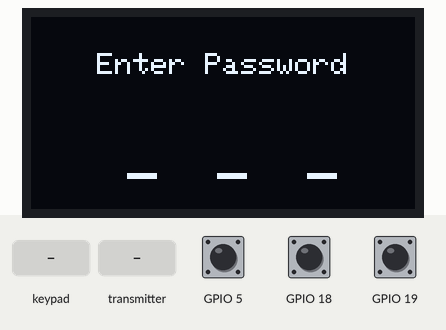
Simulated run of this sketch. Board: ESP32. Shown: 128×64 one-colour display. Inputs (shaded band) come from the test bench; at power-on: GPIO 5 HIGH, GPIO 18 HIGH, GPIO 19 HIGH. What the sketch prints to the serial monitor is not drawn.

Above: at 2.5 s.
2.6 s: keypad keys 1 4 7 pressed 0.4 s apart
At 2.84 s:
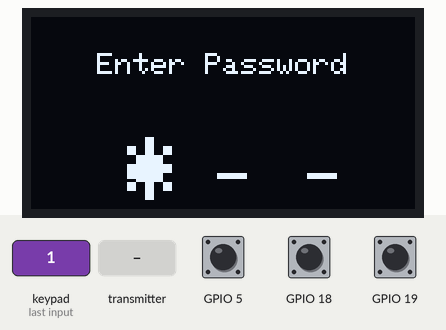
At 4.6 s:
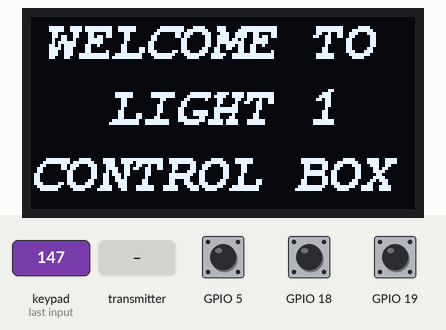
5.3 s: the transmitter starts sending onoff1 = 1
8.3 s: keypad keys 1 3 1 pressed 0.4 s apart
At 10.87 s:
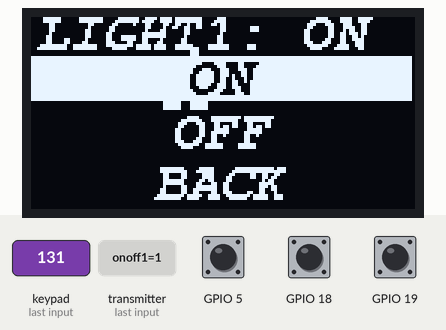
12.4 s: the transmitter starts sending onoff2 = 1
15.4 s: key 'S' pressed
18.4 s: GPIO 5 pulled LOW for 0.15 s
At 19.6 s:
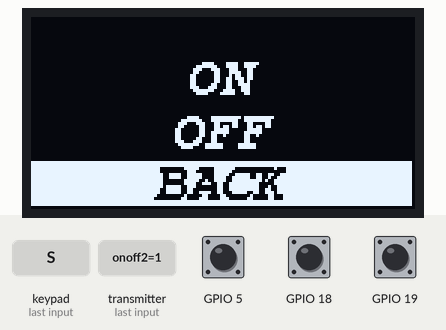
Timing chart, 0 to 21.0 s (numbered marks = the images above; inputs shaded):
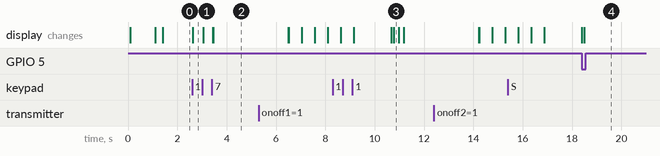

The sketch:

X2A.ino
```cpp
#include <esp_now.h>
#include <WiFi.h>
#include <Keypad.h>
#include <Adafruit_GFX.h>
#include <Adafruit_SSD1306.h>
#include <Fonts/FreeMonoBoldOblique9pt7b.h>

#define SCREEN_WIDTH 128
#define SCREEN_HEIGHT 64
#define OLED_RESET -1

#define Password_Length 4
char input[Password_Length];
char pass1[Password_Length] = "147";
char pass2[Password_Length] = "131";

const byte ROW_NUM = 4;
const byte COLUMN_NUM = 3;

char keys[ROW_NUM][COLUMN_NUM] = {
  { '1', '2', '3' },
  { '4', '5', '6' },
  { '7', '8', '9' },
  { 'S', '0', 'E' }
};

byte row_pins[ROW_NUM] = { 32, 33, 25, 26 };
byte col_pins[COLUMN_NUM] = { 27, 14, 12 };

Keypad customKeypad = Keypad(makeKeymap(keys), row_pins, col_pins, ROW_NUM, COLUMN_NUM);


uint8_t broadcastAddress[] = { 0xFF, 0xFF, 0xFF, 0xFF, 0xFF, 0xFF };

struct variable {
  int Pin = 0;
  int State = 0;
  int preState = 0;
  int onoff = 0;
};
variable UP;
variable DOWN;
variable SELECT;

int scroll = 0, count = 69;
Adafruit_SSD1306 display(SCREEN_WIDTH, SCREEN_HEIGHT, &Wire, OLED_RESET);

String success;

//Structure example to send data
//Must match the receiver structure
typedef struct struct_message {
  int onoff1 = 8;
  int onoff2 = 8;
  int state1 = 0;
  int state2 = 0;
  int Stateask1 = 0;
  int Stateask2 = 0;
};

struct_message Send;
struct_message incomingReadings;

esp_now_peer_info_t peerInfo;
int centerX = (SCREEN_WIDTH - 3) / 2;  // 3 accounts for the width of each underscore

// Callback when data is sent
void OnDataSent(const uint8_t *mac_addr, esp_now_send_status_t status) {
  Serial.print("\r\nLast Packet Send Status:\t");
  Serial.println(status == ESP_NOW_SEND_SUCCESS ? "Delivery Success" : "Delivery Fail");
  if (status == 0) {
    success = "Delivery Success :)";
  } else {
    success = "Delivery Fail :(";
  }
}

// Callback when data is received
void OnDataRecv(const uint8_t *mac, const uint8_t *incomingData, int len) {
  memcpy(&incomingReadings, incomingData, sizeof(incomingReadings));
  Serial.print("Bytes received: ");
}

void setup() {
  Serial.begin(115200);
  WiFi.mode(WIFI_STA);

  if (!display.begin(SSD1306_SWITCHCAPVCC, 0x3C)) {
    Serial.println(F("SSD1306 allocation failed"));
    for (;;)
      ;
  }
  UP.Pin = 5;
  DOWN.Pin = 18;
  SELECT.Pin = 19;
  pinMode(UP.Pin, INPUT_PULLUP);
  pinMode(DOWN.Pin, INPUT_PULLUP);
  pinMode(SELECT.Pin, INPUT_PULLUP);

  // Init ESP-NOW
  if (esp_now_init() != ESP_OK) {
    Serial.println("Error initializing ESP-NOW");
    return;
  }
  esp_now_register_send_cb(OnDataSent);

  // Register peer
  memcpy(peerInfo.peer_addr, broadcastAddress, 6);
  peerInfo.channel = 0;
  peerInfo.encrypt = false;

  // Add peer
  if (esp_now_add_peer(&peerInfo) != ESP_OK) {
    Serial.println("Failed to add peer");
    return;
  }
  // Register for a callback function that will be called when data is received
  esp_now_register_recv_cb(OnDataRecv);

  display.setFont(&FreeMonoBoldOblique9pt7b);
  display.clearDisplay();
  display.display();
  display.setTextSize(1);
  display.setTextColor(WHITE);
  display.setCursor(23, 23);
  display.println("Welcome to the");
  display.setCursor(5, 32);
  display.print("Fortress Of Solitude");
  display.display();
  delay(1000);
  display.clearDisplay();
  display.display();
  display.setTextSize(1);
  scroll = 0;
  Serial.print("scroll: ");
  Serial.println(scroll);
  delay(250);
}

void loop() {
  char key = customKeypad.getKey();
  if (key) {
    if (key == '0') {
      TV_HOME();
      scroll = 1;
    }
    if (key == 'S') {
      clearData();
    } else if (strlen(input) < Password_Length - 1) {
      input[strlen(input)] = key;
      if (strlen(input) == 1) {
        onestar();
      } else if (strlen(input) == 2) {
        twostar();
      } else if (strlen(input) == 3) {
        threestar();
      }
      display.setTextSize(1);
    }
  }

  {
    if (scroll != 0) {
      UP.State = digitalRead(UP.Pin);
      DOWN.State = digitalRead(DOWN.Pin);
      SELECT.State = digitalRead(SELECT.Pin);
      //UP
      {
        if (UP.State == LOW && UP.preState == 0) {
          count--;
          UP.preState = 1;
          scroll = (count % 3) + 1;
          Serial.print("scroll: ");
          Serial.println(scroll);

        } else if (UP.State == HIGH) {
          UP.preState = 0;
        }
      }

      //DOWN
      {
        if (DOWN.State == LOW && DOWN.preState == 0) {
          DOWN.preState = 1;
          count++;
          scroll = (count % 3) + 1;
          Serial.print("scroll: ");
          Serial.println(scroll);

        } else if (DOWN.State == HIGH) {
          DOWN.preState = 0;
        }
      }

      if (SELECT.State == LOW && SELECT.preState == 0) {
        SELECT.preState = 1;
        if (scroll == 1) {
          if (Send.Stateask1 == 1) {
            Send.onoff1 = 1;
          }
          if (Send.Stateask2 == 1) {
            Send.onoff2 = 1;
          }
          esp_err_t result = esp_now_send(broadcastAddress, (uint8_t *)&Send, sizeof(Send));
          if (result == ESP_OK) {
            Serial.println("Sent with success");
          } else {
            Serial.println("Error sending the data");
          }
          scroll = 0;
          Serial.print("scroll: ");
          Serial.println(scroll);
          display.clearDisplay();
          display.display();
        } else if (scroll == 2) {
          if (Send.Stateask1 == 1) {
            Send.onoff1 = 0;
          }
          if (Send.Stateask2 == 1) {
            Send.onoff2 = 0;
          }
          esp_err_t result = esp_now_send(broadcastAddress, (uint8_t *)&Send, sizeof(Send));
          if (result == ESP_OK) {
            Serial.println("Sent with success");
          } else {
            Serial.println("Error sending the data");
          }
          scroll = 0;
          display.clearDisplay();
          display.display();
        } else if (scroll == 3) {
          scroll = 0;
          count = 69;
          Serial.print("scroll: ");
          Serial.println(scroll);
          display.clearDisplay();
          display.display();
        }
      } else if (SELECT.State == HIGH) {
        SELECT.preState = 0;
      }
    }
    if (strlen(input) == Password_Length - 1) {
      if (strcmp(pass1, input) == 0) {
        Serial.println("Light 1 Control");
        Light1Cont();
        Send.Stateask1 = 1;
        Send.onoff1 = 8;
        esp_err_t result = esp_now_send(broadcastAddress, (uint8_t *)&Send, sizeof(Send));
        if (result == ESP_OK) {
          Serial.println("Sent with success");
        } else {
          Serial.println("Error sending the data");
        }
        scroll = 1;
        count = 69;
        Serial.print("scroll: ");
        Serial.println(scroll);
      } else if (strcmp(pass2, input) == 0) {
        Serial.println("Light 2 Control");
        Light2Cont();
        Send.Stateask2 = 1;
        Send.onoff2 = 8;
        esp_err_t result = esp_now_send(broadcastAddress, (uint8_t *)&Send, sizeof(Send));
        if (result == ESP_OK) {
          Serial.println("Sent with success");
        } else {
          Serial.println("Error sending the data");
        }
        scroll = 1;
        count = 69;
        Serial.print("scroll: ");
        Serial.println(scroll);
      } else {
        wrongpass();
      }
      clearData();
    }

    //TV SCROLL
    if ((Send.Stateask1 != 1) && (Send.Stateask2 != 1)) {
      {
        if (scroll == 1) {
          TV_LEDON();
        } else if (scroll == 2) {
          TV_LEDOFF();
        } else if (scroll == 3) {
          TV_BACK();
        } else if (scroll == 0) {
          TV_HOME();
        }
      }
    }

    //LIGHT1
    {
      if (Send.Stateask1 == 1) {
        GettingState();
        if (incomingReadings.onoff1 == 1) {
          display.clearDisplay();
          display.setFont(&FreeMonoBoldOblique9pt7b);
          display.setTextSize(1);
          display.setTextColor(WHITE);
          display.setCursor(7, 35);  //9,10
          display.print("LIGHT1: ON");
          display.display();
          delay(1500);
          display.clearDisplay();
          display.setTextSize(1);
          display.setTextColor(WHITE);
          display.setCursor(2, 10);  //9,10
          display.print("LIGHT1: ON");
          display.display();
        } else {
          display.clearDisplay();
          display.setFont(&FreeMonoBoldOblique9pt7b);
          display.setTextSize(1);
          display.setTextColor(WHITE);
          display.setCursor(2, 35);  //9,10
          display.print("LIGHT1: OFF");
          display.display();
          delay(1500);
          display.clearDisplay();
          display.setTextSize(1);
          display.setTextColor(WHITE);
          display.setCursor(2, 10);  //9,10
          display.print("LIGHT1: OFF");
          display.display();
        }
        Send.Stateask1 = 0;
      }
    }

    //LIGHT2
    {
      if (Send.Stateask2 == 1) {
        GettingState();
        if (incomingReadings.onoff2 == 1) {
          display.clearDisplay();
          display.setFont(&FreeMonoBoldOblique9pt7b);
          display.setTextSize(1);
          display.setTextColor(WHITE);
          display.setCursor(7, 35);  //9,10
          display.print("LIGHT2: ON");
          display.display();
          delay(1500);
          display.clearDisplay();
          display.setTextSize(1);
          display.setTextColor(WHITE);
          display.setCursor(2, 10);  //9,10
          display.print("LIGHT2: ON");
          display.display();
        } else {
          display.clearDisplay();
          display.setFont(&FreeMonoBoldOblique9pt7b);
          display.setTextSize(1);
          display.setTextColor(WHITE);
          display.setCursor(2, 35);  //9,10
          display.print("LIGHT2: OFF");
          display.display();
          delay(1500);
          display.clearDisplay();
          display.setTextSize(1);
          display.setTextColor(WHITE);
          display.setCursor(2, 10);  //9,10
          display.print("LIGHT2: OFF");
          display.display();
        }
        Send.Stateask2 = 0;
      }
    }
  }
}

void TV_LEDON() {
  display.setFont(&FreeMonoBoldOblique9pt7b);
  display.fillRect(0, 13, 127, 15, WHITE);
  display.setTextColor(BLACK);
  display.setCursor(52, 25);
  display.print("ON");
  display.fillRect(0, 31, 127, 15, BLACK);
  display.setTextColor(WHITE);
  display.setCursor(47, 43);
  display.print("OFF");
  display.fillRect(0, 48, 127, 15, BLACK);
  display.setTextColor(WHITE);
  display.setCursor(41, 60);
  display.print("BACK");
  display.display();
}
void TV_LEDOFF() {
  display.setFont(&FreeMonoBoldOblique9pt7b);
  display.fillRect(0, 13, 127, 15, BLACK);
  display.setTextColor(WHITE);
  display.setCursor(52, 25);
  display.print("ON");
  display.fillRect(0, 31, 127, 15, WHITE);
  display.setTextColor(BLACK);
  display.setCursor(47, 43);
  display.print("OFF");
  display.fillRect(0, 48, 127, 15, BLACK);
  display.setTextColor(WHITE);
  display.setCursor(41, 60);
  display.print("BACK");
  display.display();
}
void TV_BACK() {
  display.setFont(&FreeMonoBoldOblique9pt7b);
  display.fillRect(0, 13, 127, 15, BLACK);
  display.setTextColor(WHITE);
  display.setCursor(52, 25);
  display.print("ON");
  display.fillRect(0, 31, 127, 15, BLACK);
  display.setTextColor(WHITE);
  display.setCursor(47, 43);
  display.print("OFF");
  display.fillRect(0, 48, 127, 15, WHITE);
  display.setTextColor(BLACK);
  display.setCursor(41, 60);
  display.print("BACK");
  display.display();
}
void TV_HOME() {
  display.setFont();
  display.setTextColor(WHITE);
  display.display();
  display.setCursor(22, 12);
  display.setTextSize(1);
  display.print("Enter Password");
  display.setTextSize(2);
  display.setCursor(centerX - 30, 40);
  display.println("_ ");  // print char at said cursor and show *
  display.setCursor(centerX, 40);
  display.println("_ ");  // print char at said cursor and show *
  display.setCursor(centerX + 30, 40);
  display.println("_ ");  // print char at said cursor and show *
}
void GettingState() {
  display.setFont();
  display.setTextSize(1);
  display.clearDisplay();
  display.setTextColor(WHITE);
  display.setCursor(0, 32);
  display.print("Getting State.");
  display.display();
  delay(500);
  display.clearDisplay();
  display.setTextColor(WHITE);
  display.setCursor(0, 32);
  display.print("Getting State..");
  display.display();
  delay(500);
  display.clearDisplay();
  display.setTextColor(WHITE);
  display.setCursor(0, 32);
  display.print("Getting State...");
  display.display();
  delay(500);
  display.clearDisplay();
  display.setTextColor(WHITE);
  display.setCursor(0, 32);
  display.print("Getting State....");
  display.display();
  delay(500);
  display.clearDisplay();
  display.setTextColor(WHITE);
  display.setCursor(20, 32);
  display.print("State Received");
  display.display();
  delay(500);
}
void wrongpass() {
  display.setFont();
  display.setTextSize(1);
  display.clearDisplay();
  display.setTextColor(WHITE);
  display.setTextSize(2);
  display.setCursor(14, 1);
  display.println("Incorrect");
  display.setCursor(20, 22);
  display.println("Password");
  display.setCursor(15, 44);
  display.println("TRY AGAIN");
  display.display();
  delay(3000);
}
void clearData() {
  memset(input, 0, sizeof(input));
  display.clearDisplay();
  display.display();
}
void onestar() {
  display.setTextSize(3);
  display.setCursor(centerX - 30, 40);
  display.println("* ");  // print char at said cursor and show *
  display.display();
}
void twostar() {
  display.setTextSize(3);
  display.setCursor(centerX, 40);
  display.println("* ");  // print char at said cursor and show *
  display.display();
}
void threestar() {
  display.setTextSize(3);
  display.setCursor(centerX + 30, 40);
  display.println("* ");  // print char at said cursor and show *
  display.display();
}
void Light1Cont() {
  display.setFont(&FreeMonoBoldOblique9pt7b);
  display.clearDisplay();
  display.setTextSize(1);
  display.setCursor(5, 13);
  display.println("WELCOME TO");
  display.setCursor(26, 35);
  display.println("LIGHT 1");
  display.setCursor(0, 57);
  display.println("CONTROL BOX");
  display.display();
  delay(3000);
}
void Light2Cont() {
  display.setFont(&FreeMonoBoldOblique9pt7b);
  display.clearDisplay();
  display.setTextSize(1);
  display.setCursor(5, 13);
  display.println("WELCOME TO");
  display.setCursor(26, 35);
  display.println("LIGHT 2");
  display.setCursor(0, 57);
  display.println("CONTROL BOX");
  display.display();
  delay(3000);
}
```

Measured:
- after the input at 2.6 s, the display: changes at once (image 1)
- after the input at 18.4 s, the display: changes after 0.10 s (image 4)
